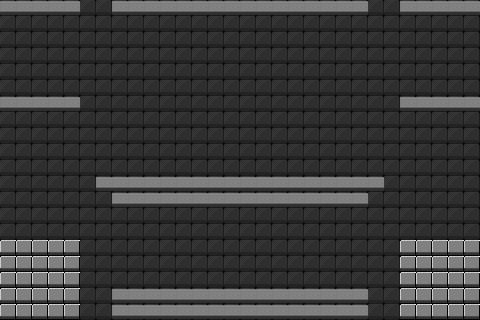

This is a level from a 2D game, rendered from its Tiled map with the project's own tilesets. A one-line summary and the map file follow, with tile-layer data summarised:
An orthogonal 30x20 tile map with 16x16 px tiles, 3 tile layers (background, shadow, terrain), 3 tilesets and 10 objects.

<map version="1.0" orientation="orthogonal" width="30" height="20" tilewidth="16" tileheight="16">
 <tileset firstgid="1" name="walls_small" tilewidth="16" tileheight="16">
  <image source="walls_small.png" width="512" height="16" />
 </tileset>
 <tileset firstgid="33" name="other" tilewidth="16" tileheight="16">
  <image source="other.png" width="128" height="32" />
 </tileset>
 <tileset firstgid="49" name="shadow" tilewidth="16" tileheight="16">
  <image source="shadow.png" width="16" height="16" />
 </tileset>
 <layer name="background" width="30" height="20">
  <data>[600 cells, 600 non-empty, 2 distinct tile ids]</data>
 </layer>
 <layer name="shadow" width="30" height="20">
  <data>[600 cells, 600 non-empty, 1 distinct tile ids]</data>
 </layer>
 <layer name="terrain" width="30" height="20">
  <data>[600 cells, 152 non-empty, 2 distinct tile ids]</data>
 </layer>
 <objectgroup name="collision" width="30" height="20">
  <object x="0" y="0" width="80" height="16" />
  <object x="112" y="0" width="256" height="16" />
  <object x="400" y="0" width="80" height="16" />
  <object x="400" y="96" width="80" height="16" />
  <object x="400" y="240" width="80" height="80" />
  <object x="112" y="288" width="256" height="32" />
  <object x="96" y="176" width="288" height="16" />
  <object x="112" y="192" width="256" height="16" />
  <object x="0" y="240" width="80" height="80" />
  <object x="0" y="96" width="80" height="16" />
 </objectgroup>
</map>
